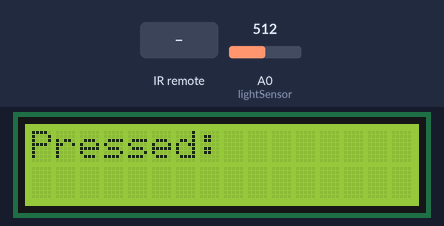
Simulated run of this sketch. Board: Arduino Uno, built with avr-gcc and run on an emulated ATmega328P. Shown: 16×2 character LCD. Inputs (shaded band) come from the test bench; at power-on: A0 (lightSensor) = 512.

Above: at 1.2 s.
1.3 s: infrared code 0x46 received
At 1.7 s:
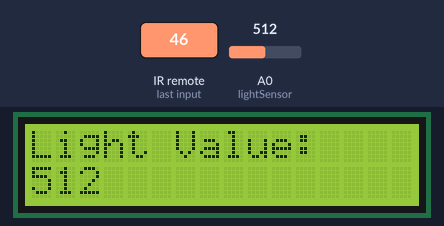
3.3 s: infrared code 0x18 received
At 4.2 s:
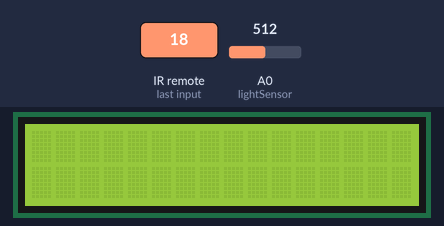
5.9 s: infrared code 0xD received
7.5 s: infrared code 0x4 received
9.1 s: infrared code 0x55 received
10.7 s: infrared code 0x16 received
At 11.5 s:
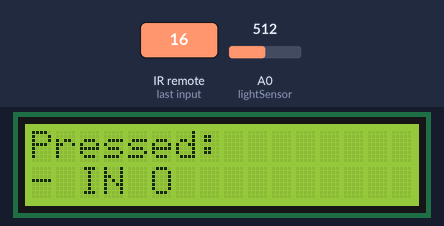
Timing chart, 0 to 13.7 s (numbered marks = the images above; inputs shaded):
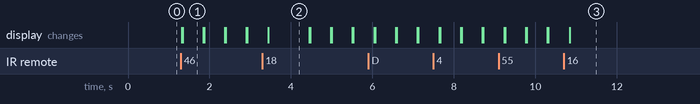

The sketch:

FullProjectCodeTwo.ino.ino
```cpp
#include <Wire.h>
#include <LiquidCrystal_I2C.h>

#include "IRremote.hpp"

#define IR_RECEIVE_PIN 2
String msg = "";

#define lightSensor A0
int sensorValue = 0;

//I2C pin declaratie
LiquidCrystal_I2C lcd(0x3F, 16, 2); //Opgelet met adres 0x27; 0x3F is voor de PCF8574A

uint32_t vorigeMillis = 0;
bool newPress = false;

int waitTime = 5000;

int modeCount = 0;
int SerialReadModeCount = 0;

int humidityVal = 0;
int tempVal = 0;

void Read_Light()
{
  //Lightsenor-read-mode is selected
  lcd.clear();
  lcd.setCursor(0,0);
  lcd.print("Light Value:");
  lcd.setCursor(0,1);
  sensorValue = analogRead(lightSensor);
  msg = "";
  msg += sensorValue;
  lcd.print(msg);
  delay(500);
}

void Read_Serial_Sens(){
  msg = "";
  lcd.clear();
  lcd.setCursor(0,0);
  msg +=  "Humidity: ";
  msg += humidityVal;
  lcd.print(msg);
  msg = "";
  lcd.setCursor(0,1);
  msg +=  "Temperature: ";
  msg += tempVal;
  lcd.print(msg);
  delay(500);
}

void setup()
{
  lcd.init(); //Initializing display
  lcd.backlight(); //To Power ON the back light

  IrReceiver.begin(IR_RECEIVE_PIN, ENABLE_LED_FEEDBACK);

  Serial.begin(9600);
}

void loop()
{
  if(modeCount > 0){
    Read_Light();
    if(modeCount >= 7){
      modeCount = 0;
    }
  }
  else if(SerialReadModeCount > 0){
    Read_Serial_Sens();
    if(SerialReadModeCount >= 7){
      SerialReadModeCount = 0;
    }
  }
  lcd.setCursor(0,0); //Defining positon to write from first row,first column .
  lcd.print("Pressed:"); //You can write 16 Characters per line.

  //Clear de screen om de 5sec en reset de clear tijd elke keer dat er eens nieuwe knop ingedrukt wordt
  if(millis() - vorigeMillis >= waitTime){
    lcd.clear();
    vorigeMillis = millis();
  }

  if (IrReceiver.decode()) {
    vorigeMillis = millis();
    lcd.clear();
    lcd.setCursor(0,0); //Defining positon to write from first row,first column .
    lcd.print("Pressed:"); //You can write 16 Characters per line.
    lcd.setCursor(0,1);

    uint16_t command = IrReceiver.decodedIRData.command;

    switch (command) {
      case 24:
        //Display uit en na 1sec weer aan
        lcd.noDisplay();
        delay(1000);
        lcd.display();
        msg = "AAN / UIT";
        break;
      case 13:
        msg = "MODE";
        break;
      case 4:
        msg = "SET";
        break;
      case 70:
        msg = "+ IN O";
        modeCount++;
        break;
      case 85:
        msg = "ECO";
        break;
      case 22:
        msg = "- IN O";
        modeCount--;
        if(modeCount < 0){
          modeCount = 0;
        }
        break;
      case 64:
        msg = "GRAFIEK";
        break;
      case 25:
        msg = "+";
        SerialReadModeCount++;
        break;
      case 23:
        msg = "-";
        SerialReadModeCount--;
        if(SerialReadModeCount < 0){
          SerialReadModeCount = 0;
        }
        break;
      case 30:
        msg = "WEEK";
        break;
      default:
        msg = "UNDEFINED";
    }

    lcd.print(msg);
    IrReceiver.resume();
  }
}
```

Measured:
- after the input at 1.3 s, the display: first changes at once (image 1 shows a later state)
- after the input at 3.3 s, the display: changes after 0.14 s (image 2)
- after the input at 10.7 s, the display: changes after 0.14 s (image 3)
- what the display in image 1 shows lasts 0.5 s, from 1.3 s to 1.8 s
- what the display in image 2 shows lasts 1.1 s, from 3.4 s to 4.5 s
